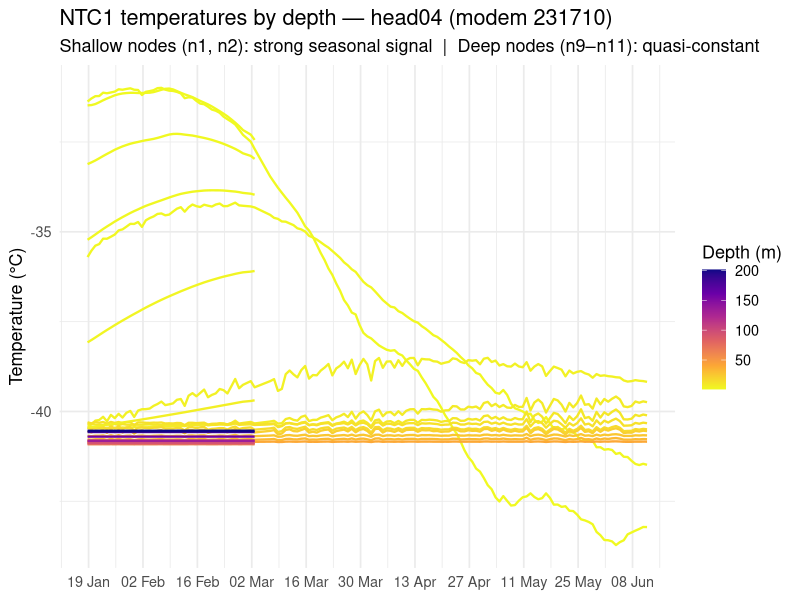
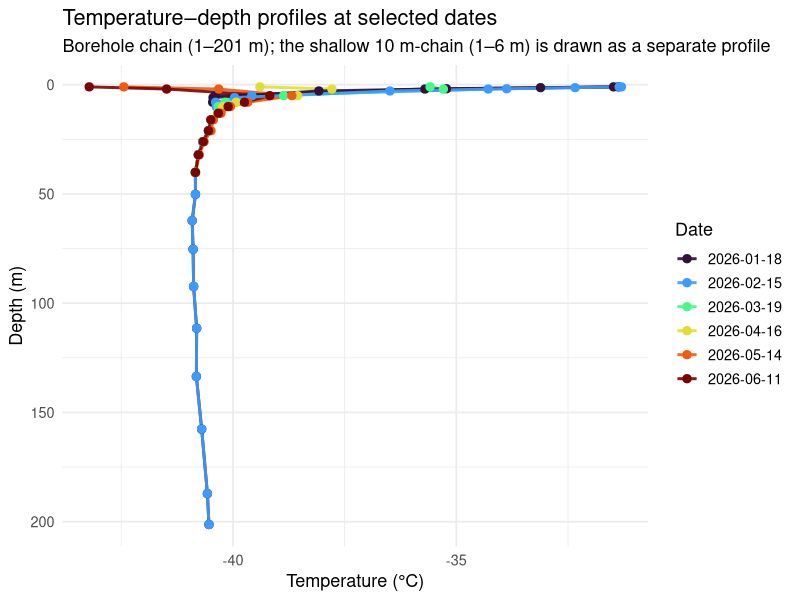
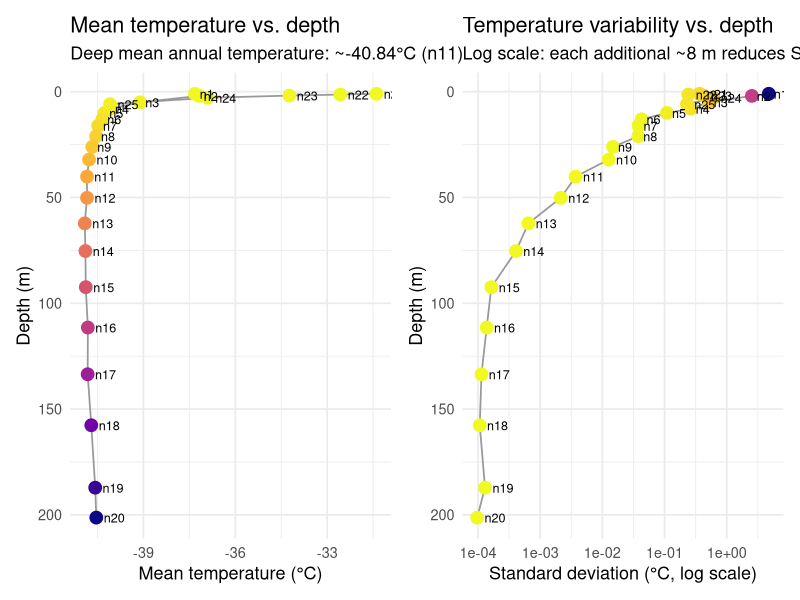
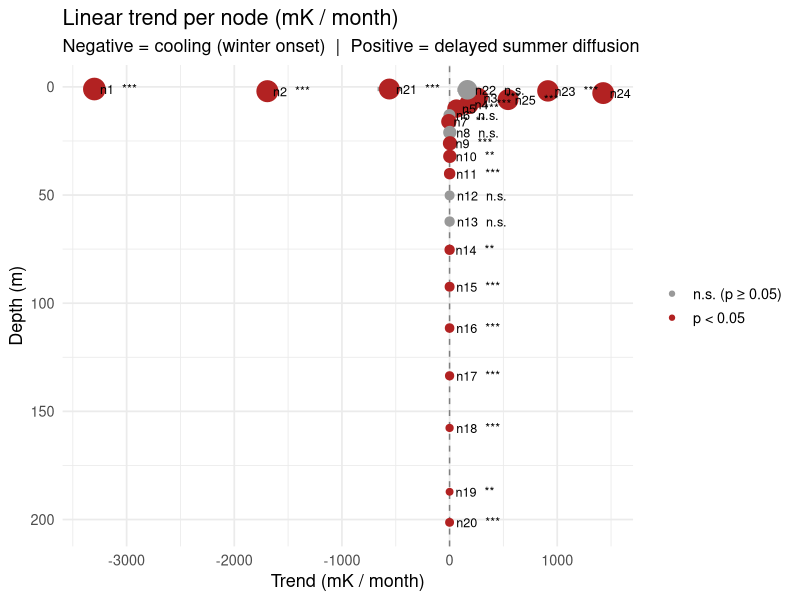
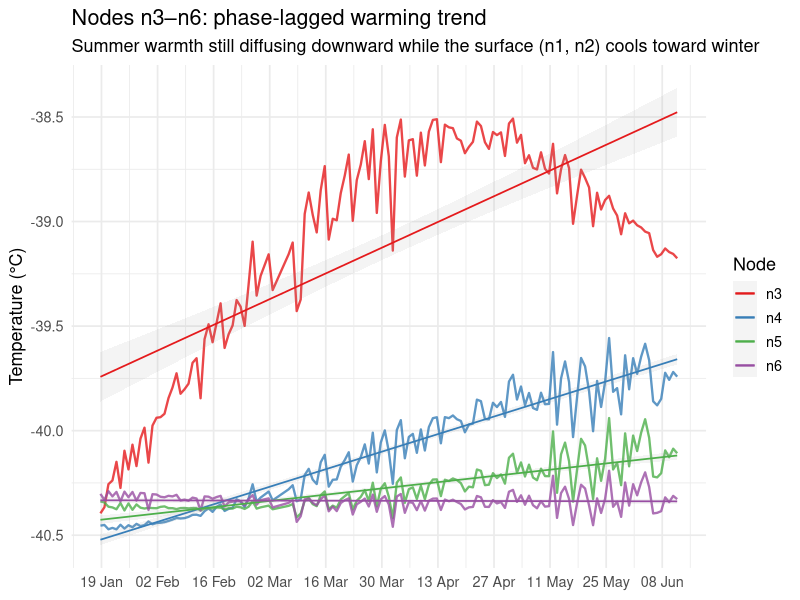
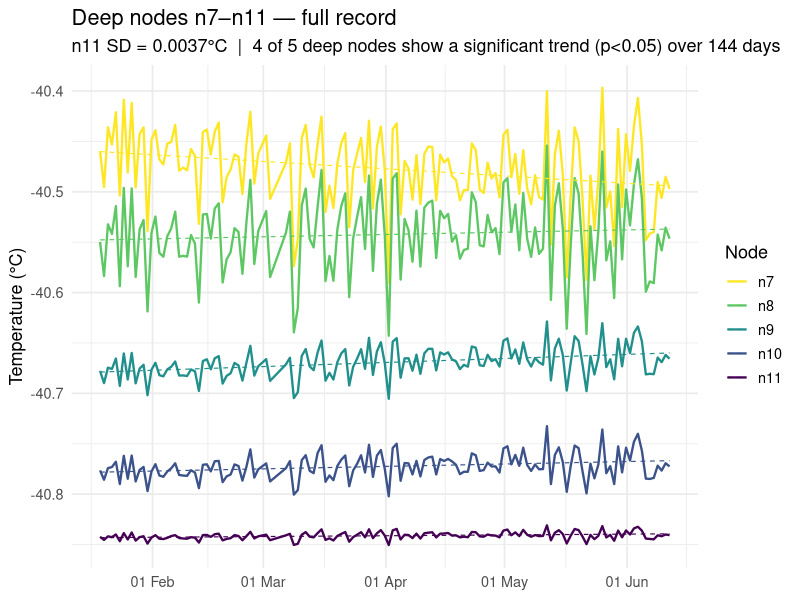
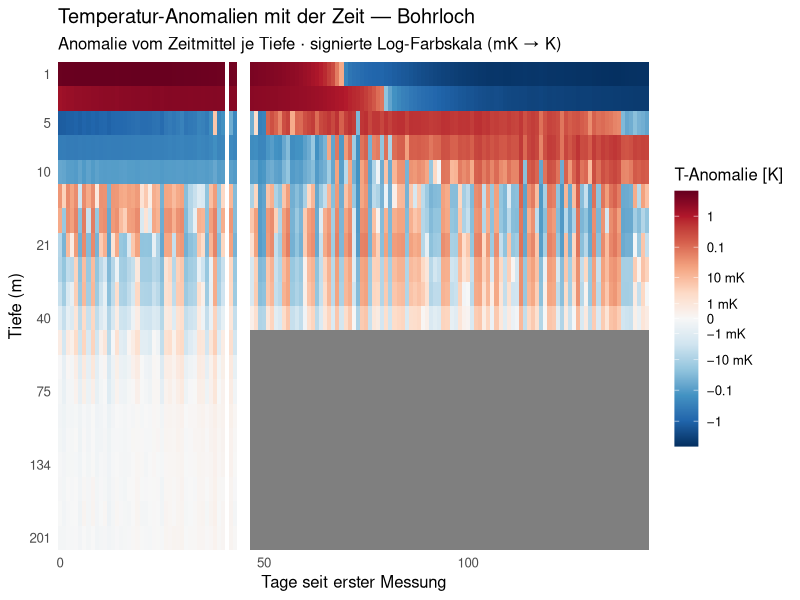
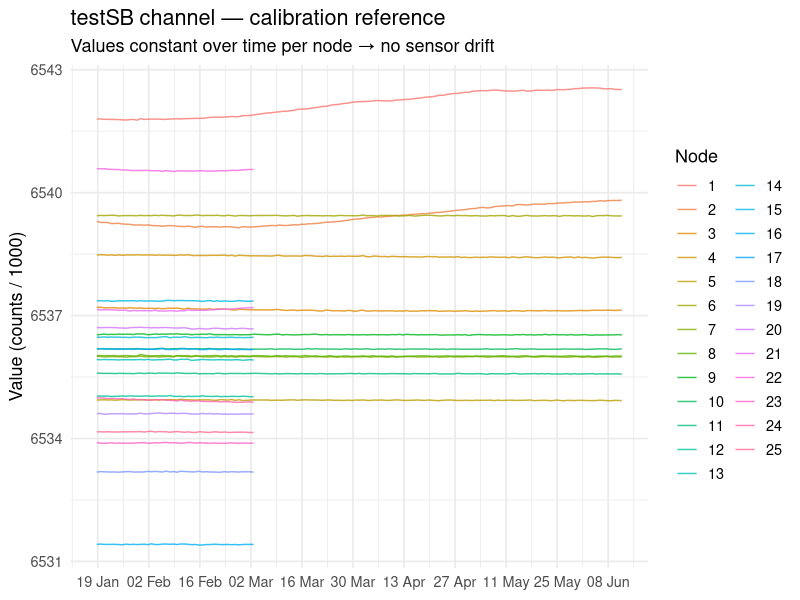

Source code (R) for these figures, in order:
## ---- chunk 1
library(readr)
library(dplyr)
library(tidyr)
library(ggplot2)
library(lubridate)
library(patchwork)

d <- read_csv("./data/decoded_head04_231710_combined.csv", show_col_types = FALSE) |>
  mutate(
    time_utc = as_datetime(time_utc),
    t_days   = as.numeric(difftime(time_utc, min(time_utc), units = "days"))
  )
## ---- chunk 2
# Real installation depths + node order from the 2023 lab calibration
# (data/head04_calibration.csv, built by build_head04_calibration.R).
# n1–n20 = borehole 1–201 m; n21–n25 = shallow 10 m-chain 1–6 m. The node order
# (kept from the deployment Excel sheet) is confirmed by the SD-vs-depth check:
# per-node SD falls monotonically with depth (Spearman ≈ −0.99).
node_depths <- read_csv("./data/head04_calibration.csv", show_col_types = FALSE) |>
  distinct(node, depth = depth_m) |> arrange(node) |>
  # Two physically separate chains — never connect a profile line ACROSS them:
  mutate(chain = if_else(node <= 20, "Bohrloch (1–201 m)", "Nebenkette (1–6 m)"))
knitr::kable(node_depths, col.names = c("Node", "Depth (m)", "Chain"),
             caption = "Sensor depths (2023 deployment).")
## ---- chunk 3
ntc_long <- d |>
  select(time_utc, matches("^n[0-9]+\\.ntc1_temp_C$")) |>
  pivot_longer(-time_utc, names_to = "sensor", values_to = "temp_C") |>
  mutate(node = as.integer(sub("n(\\d+)\\..*", "\\1", sensor))) |>
  left_join(node_depths, by = "node")

ggplot(ntc_long, aes(time_utc, temp_C, colour = depth, group = node)) +
  geom_line(linewidth = 0.8) +
  scale_colour_viridis_c(option = "plasma", direction = -1, name = "Depth (m)") +
  scale_x_datetime(date_breaks = "2 weeks", date_labels = "%d %b") +
  labs(
    title    = "NTC1 temperatures by depth — head04 (modem 231710)",
    subtitle = "Shallow nodes (n1, n2): strong seasonal signal  |  Deep nodes (n9–n11): quasi-constant",
    x = NULL, y = "Temperature (°C)"
  ) +
  theme_minimal(base_size = 13)
## ---- chunk 4
profile_dates <- d |>
  pull(time_utc) |> as.Date() |> unique() |>
  (\(x) x[seq(1, length(x), length.out = 6)])() |>
  as.character()

profiles <- ntc_long |>
  mutate(date = as.character(as.Date(time_utc))) |>
  filter(date %in% profile_dates)

ggplot(profiles, aes(temp_C, depth, colour = date, group = interaction(date, chain))) +
  geom_path(linewidth = 1, alpha = 0.9) +   # per (date, chain): never link across the two chains
  geom_point(size = 2.5) +
  scale_y_reverse(name = "Depth (m)") +
  scale_colour_viridis_d(option = "turbo", name = "Date") +
  labs(
    title    = "Temperature–depth profiles at selected dates",
    subtitle = "Borehole chain (1–201 m); the shallow 10 m-chain (1–6 m) is drawn as a separate profile",
    x = "Temperature (°C)"
  ) +
  theme_minimal(base_size = 13)
## ---- chunk 5
node_stats <- ntc_long |>
  group_by(node, depth, chain) |>
  summarise(
    mean_T  = mean(temp_C, na.rm = TRUE),
    sd_T    = sd(temp_C,   na.rm = TRUE),
    range_T = max(temp_C, na.rm = TRUE) - min(temp_C, na.rm = TRUE),
    .groups = "drop"
  )

p_sd <- ggplot(node_stats, aes(sd_T, depth)) +
  geom_path(aes(group = chain), colour = "grey60", linewidth = 0.6) +
  geom_point(aes(colour = sd_T), size = 4) +
  geom_text(aes(label = paste0("n", node)), hjust = -0.35, size = 3.2) +
  scale_colour_viridis_c(option = "plasma", direction = -1, guide = "none") +
  scale_y_reverse(name = "Depth (m)") +
  scale_x_log10() +
  labs(title = "Temperature variability vs. depth",
       subtitle = "Log scale: each additional ~8 m reduces SD by ~50%",
       x = "Standard deviation (°C, log scale)") +
  theme_minimal(base_size = 13)

p_mean <- ggplot(node_stats, aes(mean_T, depth)) +
  geom_path(aes(group = chain), colour = "grey60", linewidth = 0.6) +
  geom_point(aes(colour = depth), size = 4, show.legend = FALSE) +
  scale_colour_viridis_c(option = "plasma", direction = -1) +
  geom_text(aes(label = paste0("n", node)), hjust = -0.35, size = 3.2) +
  scale_y_reverse(name = "Depth (m)") +
  labs(title = "Mean temperature vs. depth",
       subtitle = sprintf("Deep mean annual temperature: ~%.2f°C (n11)",
                          node_stats$mean_T[node_stats$node == 11]),
       x = "Mean temperature (°C)") +
  theme_minimal(base_size = 13)

p_mean | p_sd
## ---- chunk 6
node_stats |>
  select(node, depth, mean_T, sd_T, range_T) |>
  mutate(across(where(is.numeric), \(x) round(x, 3))) |>
  knitr::kable(
    col.names = c("Node", "Depth (m)", "Mean T (°C)", "SD (°C)", "Range (°C)"),
    caption   = "Temperature statistics per node"
  )
## ---- chunk 7
ntc_cols <- grep("^n[0-9]+\\.ntc1_temp_C$", names(d), value = TRUE)

trends <- lapply(ntc_cols, function(col) {
  node <- as.integer(sub("n(\\d+)\\..*", "\\1", col))
  dat  <- data.frame(t = d$t_days, y = d[[col]]) |> na.omit()
  m    <- lm(y ~ t, data = dat)
  s    <- summary(m)
  tibble(node            = node,
         slope_mK_month  = coef(m)[2] * 30 * 1000,
         se_mK_month     = s$coefficients[2, 2] * 30 * 1000,
         pval            = s$coefficients[2, 4],
         mean_T          = mean(dat$y),
         sd_T            = sd(dat$y))
}) |>
  bind_rows() |>
  left_join(node_depths, by = "node") |>
  mutate(sig = pval < 0.05,
         sig_label = case_when(pval < 0.001 ~ "***",
                               pval < 0.01  ~ "**",
                               pval < 0.05  ~ "*",
                               TRUE         ~ "n.s."))

ggplot(trends, aes(slope_mK_month, depth)) +
  geom_vline(xintercept = 0, colour = "grey50", linetype = "dashed") +
  geom_errorbarh(aes(xmin = slope_mK_month - se_mK_month,
                     xmax = slope_mK_month + se_mK_month),
                 height = 2, colour = "grey60") +
  geom_point(aes(colour = sig, size = log10(abs(slope_mK_month) + 1))) +
  geom_text(aes(label = paste0("n", node, "  ", sig_label)),
            hjust = -0.15, size = 3.2) +
  scale_y_reverse(name = "Depth (m)") +
  scale_colour_manual(values = c("FALSE" = "grey60", "TRUE" = "firebrick"),
                      labels = c("n.s. (p ≥ 0.05)", "p < 0.05"), name = NULL) +
  scale_size_continuous(range = c(2, 7), guide = "none") +
  labs(
    title    = "Linear trend per node (mK / month)",
    subtitle = "Negative = cooling (winter onset)  |  Positive = delayed summer diffusion",
    x        = "Trend (mK / month)"
  ) +
  theme_minimal(base_size = 13)
## ---- chunk 8
trends |>
  mutate(across(c(slope_mK_month, se_mK_month, mean_T, sd_T), \(x) round(x, 2)),
         pval = formatC(pval, digits = 3, format = "g")) |>
  select(node, depth, mean_T, sd_T, slope_mK_month, se_mK_month, pval, sig_label) |>
  knitr::kable(
    col.names = c("Node", "Depth (m)", "Mean T", "SD", "Trend (mK/mon)", "SE", "p-value", ""),
    caption   = "Linear trend results. Positive trend in n4–n6 reflects phase-lagged downward diffusion of summer warmth."
  )
## ---- chunk 9
mid_cols <- grep("^n[3456]\\.ntc1_temp_C$", names(d), value = TRUE)
d_mid <- d |>
  select(time_utc, all_of(mid_cols)) |>
  pivot_longer(-time_utc, names_to = "sensor", values_to = "temp_C") |>
  mutate(node = as.integer(sub("n(\\d+)\\..*", "\\1", sensor))) |>
  left_join(node_depths, by = "node")

ggplot(d_mid, aes(time_utc, temp_C, colour = factor(node), group = node)) +
  geom_line(linewidth = 0.8, alpha = 0.8) +
  geom_smooth(method = "lm", se = TRUE, alpha = 0.1, linewidth = 0.6) +
  scale_colour_brewer(palette = "Set1", name = "Node",
                      labels = paste0("n", 3:6)) +
  scale_x_datetime(date_breaks = "2 weeks", date_labels = "%d %b") +
  labs(
    title    = "Nodes n3–n6: phase-lagged warming trend",
    subtitle = "Summer warmth still diffusing downward while the surface (n1, n2) cools toward winter",
    x = NULL, y = "Temperature (°C)"
  ) +
  theme_minimal(base_size = 13)
## ---- chunk 10
deep_nodes <- 7:11
deep_cols  <- sprintf("n%d.ntc1_temp_C", deep_nodes)

# Per-node linear fit over the WHOLE record (mK/month + significance).
deep_trends <- lapply(deep_nodes, function(n) {
  dat <- na.omit(data.frame(t = d$t_days, y = d[[sprintf("n%d.ntc1_temp_C", n)]]))
  s   <- summary(lm(y ~ t, dat))
  tibble(node = n, slope_mK_month = s$coefficients[2, 1] * 30 * 1000,
         se = s$coefficients[2, 2] * 30 * 1000, pval = s$coefficients[2, 4],
         sd_T = sd(dat$y))
}) |> bind_rows()
n_sig <- sum(deep_trends$pval < 0.05)

d_deep <- d |>
  select(time_utc, all_of(deep_cols)) |>
  pivot_longer(-time_utc, names_to = "sensor", values_to = "temp_C") |>
  mutate(node = as.integer(sub("n(\\d+)\\..*", "\\1", sensor))) |>
  left_join(node_depths, by = "node")

ggplot(d_deep, aes(time_utc, temp_C, colour = factor(node), group = node)) +
  geom_line(linewidth = 0.8) +
  geom_smooth(method = "lm", se = FALSE, linetype = "dashed",
              linewidth = 0.4, alpha = 0.6) +
  scale_colour_viridis_d(option = "viridis", direction = -1,
                          name = "Node", labels = paste0("n", deep_nodes)) +
  scale_x_datetime(date_breaks = "1 month", date_labels = "%d %b") +
  labs(
    title    = "Deep nodes n7–n11 — full record",
    subtitle = sprintf("n11 SD = %.4f°C  |  %d of 5 deep nodes show a significant trend (p<0.05) over %d days",
                       deep_trends$sd_T[deep_trends$node == 11], n_sig, round(max(d$t_days))),
    x = NULL, y = "Temperature (°C)"
  ) +
  theme_minimal(base_size = 13)
## ---- chunk 11
deep_trends |>
  mutate(across(c(slope_mK_month, se, sd_T), \(x) round(x, 3)),
         pval = formatC(pval, digits = 2, format = "g"),
         sig  = ifelse(pval < 0.05, "yes", "—")) |>
  knitr::kable(col.names = c("Node", "Trend (mK/mon)", "SE", "p-value", "SD (°C)", "p<0.05"),
    caption = "Deep-node linear trend over the full record.")
## ---- chunk 12
bore <- node_depths |> filter(node <= 20)
anom <- ntc_long |>
  semi_join(bore, by = "node") |>
  mutate(day = as.numeric(difftime(time_utc, min(time_utc), units = "days"))) |>
  group_by(node) |> mutate(anom = temp_C - mean(temp_C, na.rm = TRUE)) |> ungroup()

C    <- 5e-4                                   # linear threshold ≈ 0.5 mK
slog <- function(x) sign(x) * log10(1 + abs(x) / C)  # whole mK range gets colour
brkK <- c(-10, -1, -0.1, -0.01, -0.001, 0, 0.001, 0.01, 0.1, 1, 10)
labK <- c("−10", "−1", "−0.1", "−10 mK", "−1 mK", "0", "1 mK", "10 mK", "0.1", "1", "10")
lim  <- max(abs(slog(range(anom$anom, na.rm = TRUE)))) * c(-1, 1)
ord  <- order(bore$depth)
anom$rank <- match(anom$node, bore$node[ord])  # equal-height bands, ordered by depth
ybr  <- c(1, 3, 5, 8, 11, 14, 17, 20); ylab <- round(bore$depth[ord][ybr])

ggplot(anom, aes(day, rank, fill = slog(anom))) +
  geom_tile() +
  scale_fill_gradientn(
    colours = rev(c("#67001f","#b2182b","#d6604d","#f4a582","#fddbc7","#f7f7f7",
                    "#d1e5f0","#92c5de","#4393c3","#2166ac","#053061")),
    limits = lim, breaks = slog(brkK), labels = labK, name = "T-Anomalie [K]") +
  scale_y_reverse(breaks = ybr, labels = ylab, expand = c(0, 0)) +
  scale_x_continuous(expand = c(0, 0)) +
  labs(title = "Temperatur-Anomalien mit der Zeit — Bohrloch",
       subtitle = "Anomalie vom Zeitmittel je Tiefe · signierte Log-Farbskala (mK → K)",
       x = "Tage seit erster Messung", y = "Tiefe (m)") +
  theme_minimal(base_size = 12) +
  theme(panel.grid = element_blank(), legend.key.height = unit(1.3, "cm"))
## ---- chunk 13
sb_long <- d |>
  select(time_utc, matches("testSB")) |>
  pivot_longer(-time_utc, names_to = "sensor", values_to = "value") |>
  mutate(node = as.integer(sub("n(\\d+)\\..*", "\\1", sensor)))

ggplot(sb_long, aes(time_utc, value, colour = factor(node), group = node)) +
  geom_line(linewidth = 0.5, alpha = 0.8) +
  scale_x_datetime(date_breaks = "2 weeks", date_labels = "%d %b") +
  labs(
    title    = "testSB channel — calibration reference",
    subtitle = "Values constant over time per node → no sensor drift",
    x = NULL, y = "Value (counts / 1000)", colour = "Node"
  ) +
  theme_minimal(base_size = 13)
